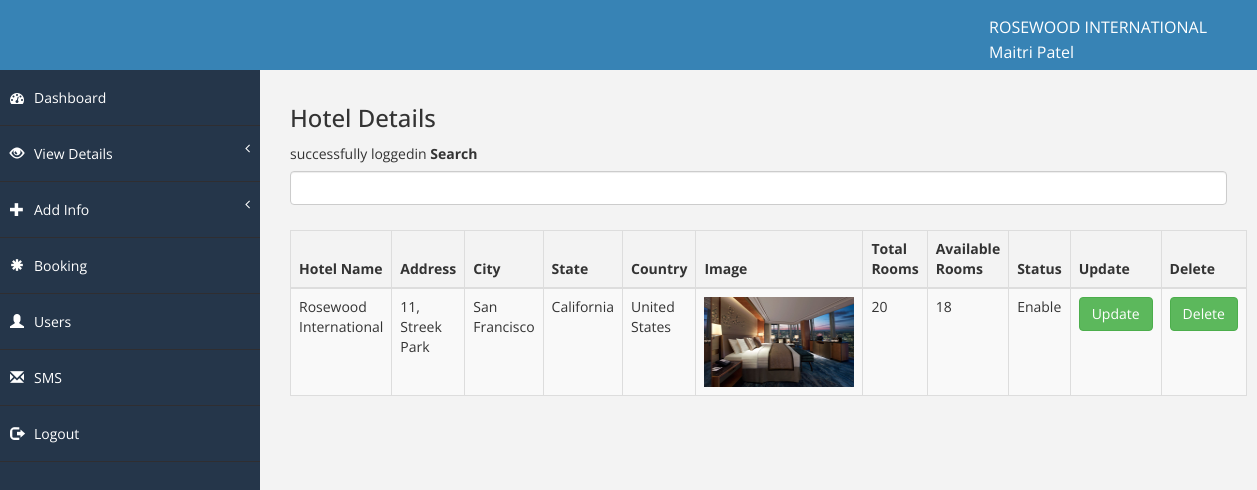
Before: /admin/viewhotel.php (signed in) with the older database file.
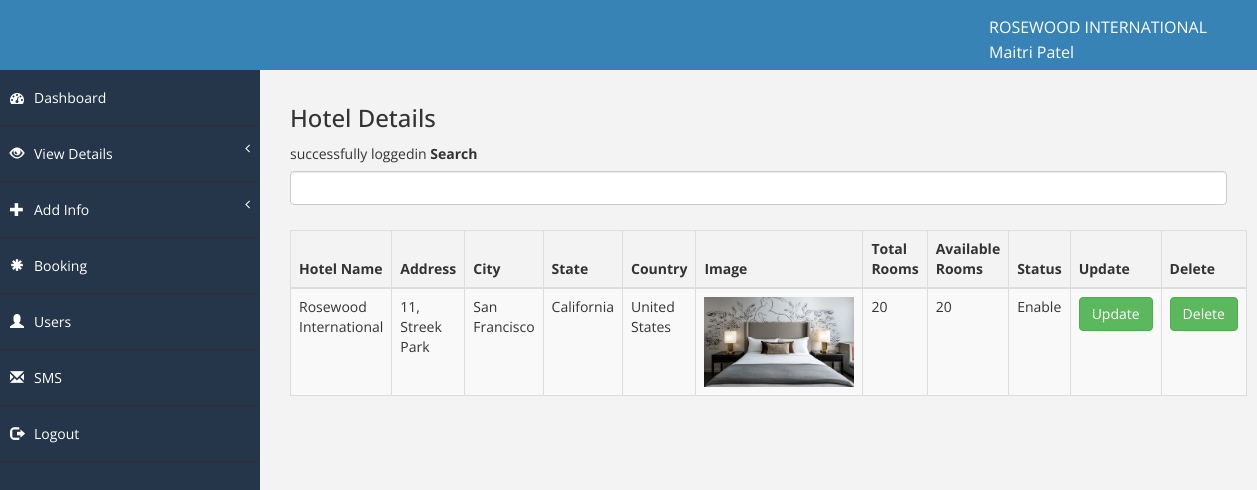
After: the same page with the newer database file.
### tables this page shows
CREATE TABLE IF NOT EXISTS `hotels` (
  `hotel_id` bigint(20) NOT NULL,
  `hotel_name` varchar(50) NOT NULL,
  `address` text NOT NULL,
  `city` varchar(50) NOT NULL,
  `state` varchar(50) NOT NULL,
  `country` varchar(50) NOT NULL,
  `hotel_image` varchar(100) NOT NULL,
  `hotel_status` varchar(50) NOT NULL
);

### admin/function.php (called while the page is built, shortened)
<?php
function connection(){
    try{
        $con = mysqli_connect("localhost","root","mysql","hoteldb");
    }catch(Exception $e){
        echo $e->getMessage();
    }
    return $con;
}
function selectalldataby($table){
    try {
        $con = connection();
        $selectalldata = "SELECT * from $table";
        $result = mysqli_query($con, $selectalldata);
        $row = mysqli_fetch_all($result,MYSQLI_ASSOC);
    } catch (Exception $e) {
        echo 'Message: ' .$e->getMessage();
    }
    return $row;
}
function findtotalrooms($table,$hotel_id){
    try {
        $con = connection();
        $selectalldata = "SELECT count(*) As 'totalroom' from $table WHERE hotel_id = {$hotel_id}";
        $result = mysqli_query($con, $selectalldata);
        $row = mysqli_fetch_array($result,MYSQLI_ASSOC);
    } catch (Exception $e) {
        echo 'Message: ' .$e->getMessage();
    }
    return $row;
}
function findavilrooms($table,$hotel_id){
    try {
        $con = connection();
        $selectalldata = "SELECT count(*) As 'availroom' from $table WHERE hotel_id = {$hotel_id} AND booking_status <> 1";
        $result = mysqli_query($con, $selectalldata);
        $row = mysqli_fetch_array($result,MYSQLI_ASSOC);
    } catch (Exception $e) {
        echo 'Message: ' .$e->getMessage();
    }
    return $row;
}

### admin/viewhotel.php (the view, shortened to what this page needs)
<?PHP
include('header.php');
$hoteldata = selectalldataby("hotels");
?>
<div id="page-wrapper">
    <h3>Hotel Details</h3>
    <?php
    if (!empty($_SESSION['error'])) {
        echo $_SESSION['error'];
    }
    ?> <label>Search</label>
    <input id="search" type="text" class="form-control" name="field">
    <br>
        <table class="table table-striped table-bordered table-hover">
            <thead>
            <tr>
                <th>Hotel Name</th>
                <th>Address</th>
                <th>City</th>
                <th>State</th>
                <th>Country</th>
                <th>Image</th>
                <th>Total Rooms</th>
                <th>Available Rooms</th>
                <th>Status</th>
                <th>Update</th>
                <th>Delete</th>
            </tr>
            </thead>
            <tbody>
            <?php
            foreach ($hoteldata as $col => $row){
                $total_room = findtotalrooms("rooms",$row['hotel_id']);
                $avail_room = findavilrooms("rooms",$row['hotel_id']);
                ?>
                <tr>
                    <td><?php echo $row['hotel_name']; ?></td>
                    <td><?php echo $row['address']; ?></td>
                    <td><?php echo $row['city']; ?></td>
                    <td><?php echo $row['state']; ?></td>
                    <td><?php echo $row['country']; ?></td>
                    <td><img src="assets/img/<?php echo $row['hotel_image']; ?>" width="150" height="90"/></td>
                    <td><?php echo $total_room['totalroom']; ?></td>
                    <td><?php echo $avail_room['availroom']; ?></td>
                    <td><?php echo $row['hotel_status']; ?></td>
                    <td>
                        <form action="validate.php" method="post">
                            <input type="submit" class="btn btn-success" value="Update" name="updatehotels">
                        </form>
                    </td>
                    <td>
                        <form action="validate.php" method="post">
                            <input type="submit" value="Delete" name="deletehotels" class="btn btn-success">
                        </form>
                    </td>
                </tr>
                <?php
            } ?>
            </tbody>
        </table>
</div>
</div>
</body>
</html>

Changed rows visible on the page:
changed hotels "Rosewood International": hotel_image: a different picture; availroom "18" → "20"
